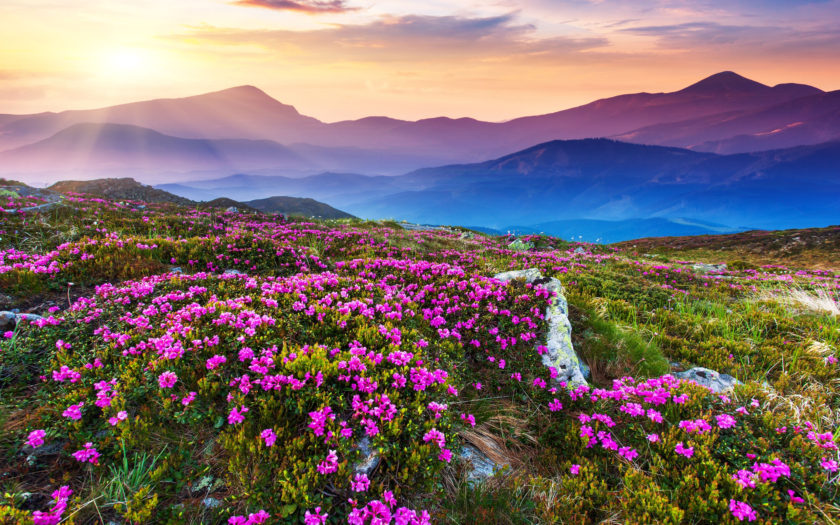
#> input picture codes/image1.jpg, 840 x 525 px
$ python 'adaptive threshold.py'
#> lines starting #> are read from the running program, lines starting #| are printed output that depends on the picture; after the words box and inside, x2 and y2 are one past the last pixel; in counts of white or black regions, pixels touching at a corner belong together
import cv2

image = cv2.imread('image1.jpg' , 0)
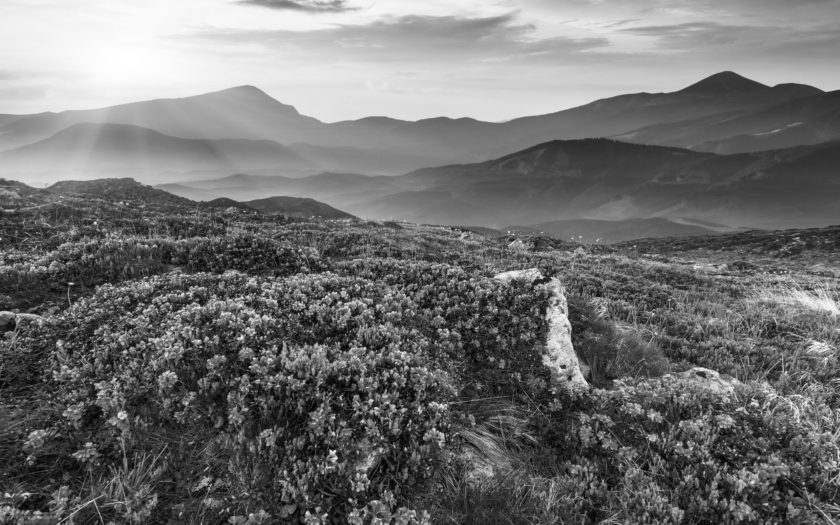
#> image: shape (525, 840); min 0, max 255, mean 113.2
adaptive_mean_img = cv2.adaptiveThreshold(image,255,cv2.ADAPTIVE_THRESH_MEAN_C,cv2.THRESH_BINARY,199,5)
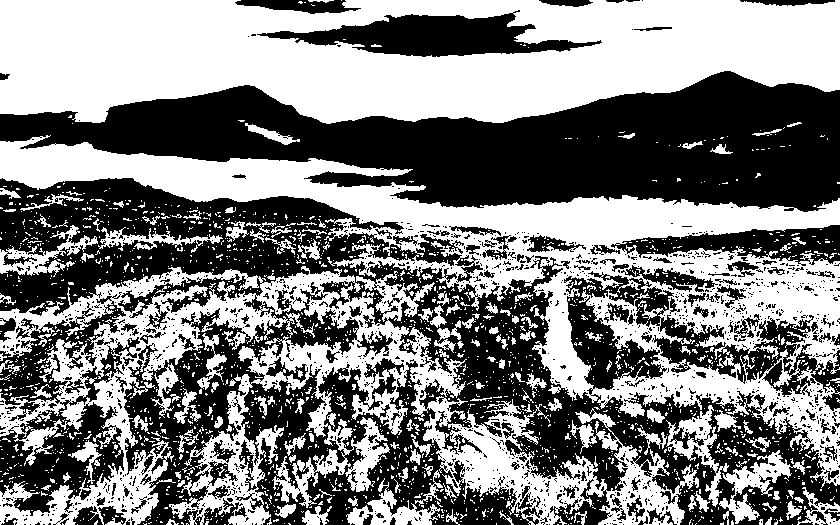
#> adaptive_mean_img: shape (525, 840); 50.5% white; 1552 black regions (1402 under 20 px), largest, box (x1, y1, x2, y2) and area: (0, 178, 840, 525) 111239, (0, 71, 840, 212) 64687, (0, 292, 140, 516) 12251
adaptive_gaussian_img = cv2.adaptiveThreshold(image,255,cv2.ADAPTIVE_THRESH_GAUSSIAN_C,cv2.THRESH_BINARY,199,5)
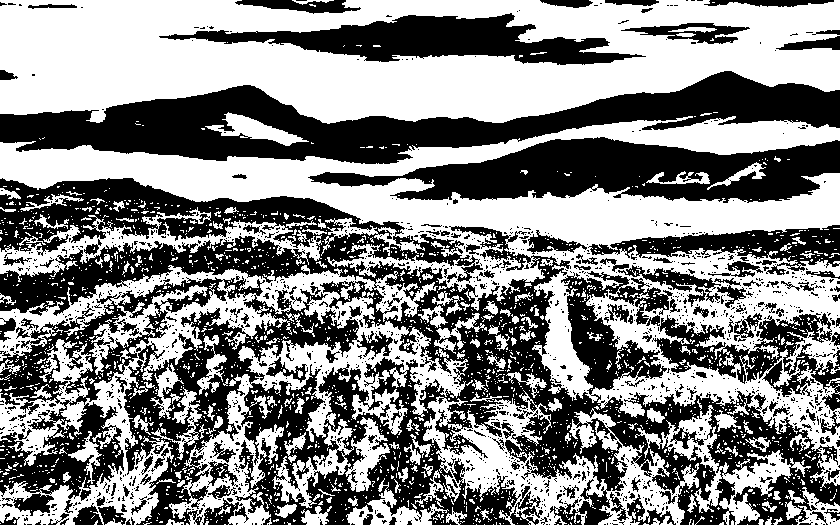
#> adaptive_gaussian_img: shape (525, 840); 52.9% white; 1579 black regions (1424 under 20 px), largest, box (x1, y1, x2, y2) and area: (0, 178, 840, 525) 119819, (0, 71, 840, 164) 31593, (308, 137, 840, 203) 19548
threshold1,bw_img = cv2.threshold(image,127,255,cv2.THRESH_BINARY)
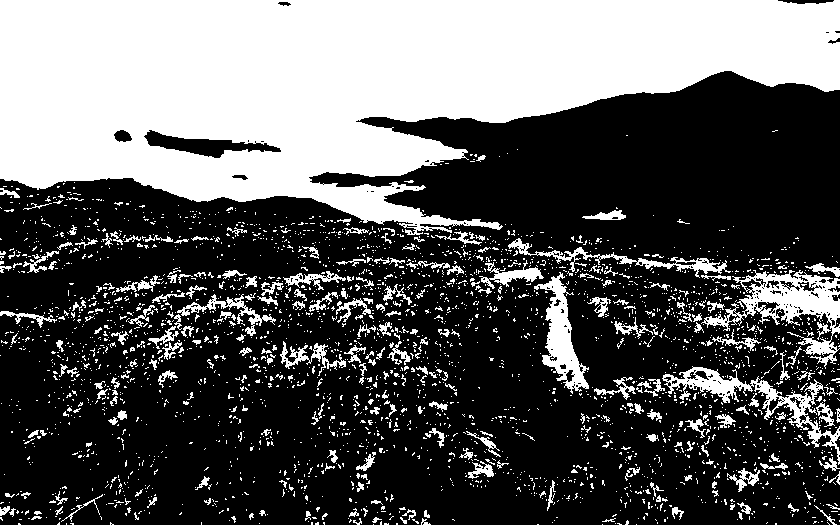
#> bw_img: shape (525, 840); 36% white; 3017 white regions (2757 under 20 px), largest, box (x1, y1, x2, y2) and area: (0, 0, 840, 235) 121543, (701, 270, 840, 369) 4188, (662, 366, 840, 465) 2799

cv2.imshow('Original image' , image)
cv2.imshow('adaptive_men_img threshold' , adaptive_mean_img)
cv2.imshow('adaptive gaussian img - threshold' , adaptive_gaussian_img)
cv2.imshow('Binary threshold' , bw_img)

cv2.waitKey()
cv2.destroyAllWindows()
